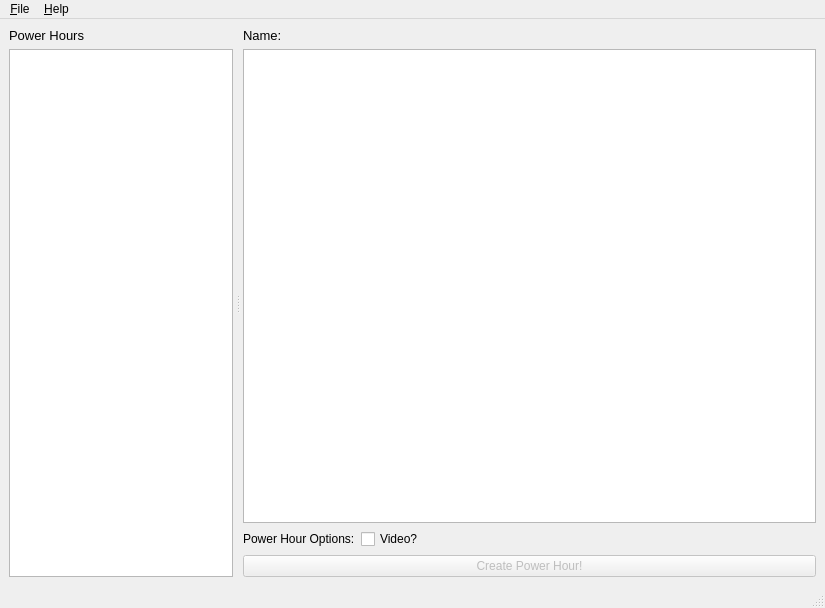
<?xml version="1.0" encoding="UTF-8"?>
<ui version="4.0">
 <class>mainWindow</class>
 <widget class="QMainWindow" name="mainWindow">
  <property name="geometry">
   <rect>
    <x>0</x>
    <y>0</y>
    <width>825</width>
    <height>608</height>
   </rect>
  </property>
  <property name="windowTitle">
   <string>Power Hour Creator</string>
  </property>
  <widget class="QWidget" name="centralWidget">
   <layout class="QHBoxLayout" name="horizontalLayout_2">
    <item>
     <widget class="QSplitter" name="splitter">
      <property name="enabled">
       <bool>true</bool>
      </property>
      <property name="orientation">
       <enum>Qt::Horizontal</enum>
      </property>
      <property name="handleWidth">
       <number>10</number>
      </property>
      <property name="childrenCollapsible">
       <bool>false</bool>
      </property>
      <widget class="QWidget" name="verticalLayoutWidget">
       <layout class="QVBoxLayout" name="powerHoursLayout">
        <item>
         <widget class="QLabel" name="powerHoursLabel">
          <property name="font">
           <font>
            <pointsize>10</pointsize>
            <weight>50</weight>
            <bold>false</bold>
            <kerning>true</kerning>
           </font>
          </property>
          <property name="text">
           <string>Power Hours</string>
          </property>
         </widget>
        </item>
        <item>
         <widget class="PowerHourListView" name="powerHoursListView">
          <property name="sizePolicy">
           <sizepolicy hsizetype="MinimumExpanding" vsizetype="Expanding">
            <horstretch>0</horstretch>
            <verstretch>0</verstretch>
           </sizepolicy>
          </property>
          <property name="minimumSize">
           <size>
            <width>0</width>
            <height>0</height>
           </size>
          </property>
          <property name="frameShadow">
           <enum>QFrame::Sunken</enum>
          </property>
          <property name="sizeAdjustPolicy">
           <enum>QAbstractScrollArea::AdjustToContentsOnFirstShow</enum>
          </property>
         </widget>
        </item>
       </layout>
      </widget>
      <widget class="QWidget" name="verticalLayoutWidget_2">
       <layout class="QVBoxLayout" name="tracksLayout">
        <item>
         <widget class="QLabel" name="powerHourNameLabel">
          <property name="font">
           <font>
            <pointsize>10</pointsize>
            <weight>50</weight>
            <bold>false</bold>
           </font>
          </property>
          <property name="text">
           <string>Name:</string>
          </property>
         </widget>
        </item>
        <item>
         <widget class="Tracklist" name="tracklist">
          <property name="minimumSize">
           <size>
            <width>0</width>
            <height>0</height>
           </size>
          </property>
          <property name="contextMenuPolicy">
           <enum>Qt::CustomContextMenu</enum>
          </property>
          <property name="frameShadow">
           <enum>QFrame::Plain</enum>
          </property>
          <property name="editTriggers">
           <set>QAbstractItemView::AllEditTriggers</set>
          </property>
          <property name="dragEnabled">
           <bool>false</bool>
          </property>
          <property name="selectionBehavior">
           <enum>QAbstractItemView::SelectRows</enum>
          </property>
          <property name="showGrid">
           <bool>true</bool>
          </property>
          <attribute name="horizontalHeaderStretchLastSection">
           <bool>true</bool>
          </attribute>
         </widget>
        </item>
        <item>
         <layout class="QHBoxLayout" name="powerHourOptions">
          <item>
           <widget class="QLabel" name="optionsSectionLabel">
            <property name="text">
             <string>Power Hour Options:</string>
            </property>
           </widget>
          </item>
          <item>
           <widget class="QCheckBox" name="videoCheckBox">
            <property name="text">
             <string>Video?</string>
            </property>
           </widget>
          </item>
          <item>
           <spacer name="horizontalSpacer">
            <property name="orientation">
             <enum>Qt::Horizontal</enum>
            </property>
            <property name="sizeHint" stdset="0">
             <size>
              <width>40</width>
              <height>20</height>
             </size>
            </property>
           </spacer>
          </item>
         </layout>
        </item>
        <item>
         <widget class="QPushButton" name="createPowerHourButton">
          <property name="enabled">
           <bool>false</bool>
          </property>
          <property name="text">
           <string>Create Power Hour!</string>
          </property>
         </widget>
        </item>
       </layout>
      </widget>
     </widget>
    </item>
   </layout>
  </widget>
  <widget class="QMenuBar" name="menubar">
   <property name="geometry">
    <rect>
     <x>0</x>
     <y>0</y>
     <width>825</width>
     <height>21</height>
    </rect>
   </property>
   <widget class="QMenu" name="menuFile">
    <property name="title">
     <string>&amp;File</string>
    </property>
    <addaction name="actionNew_Power_Hour"/>
    <addaction name="action_Export_Current_Tracklist"/>
   </widget>
   <widget class="QMenu" name="menuHelp">
    <property name="title">
     <string>&amp;Help</string>
    </property>
    <addaction name="actionShow_logs"/>
   </widget>
   <addaction name="menuFile"/>
   <addaction name="menuHelp"/>
  </widget>
  <widget class="QStatusBar" name="statusBar"/>
  <action name="actionShow_logs">
   <property name="text">
    <string>Show logs</string>
   </property>
  </action>
  <action name="actionNew_Power_Hour">
   <property name="text">
    <string>&amp;New Power Hour</string>
   </property>
   <property name="shortcut">
    <string>Ctrl+N</string>
   </property>
  </action>
  <action name="action_Export_Current_Tracklist">
   <property name="text">
    <string>&amp;Export Current Tracklist</string>
   </property>
  </action>
 </widget>
 <customwidgets>
  <customwidget>
   <class>PowerHourListView</class>
   <extends>QListView</extends>
   <header>power_hour_creator.ui.power_hour_list</header>
  </customwidget>
  <customwidget>
   <class>Tracklist</class>
   <extends>QTableView</extends>
   <header>power_hour_creator.ui.tracklist</header>
  </customwidget>
 </customwidgets>
 <resources/>
 <connections/>
</ui>
